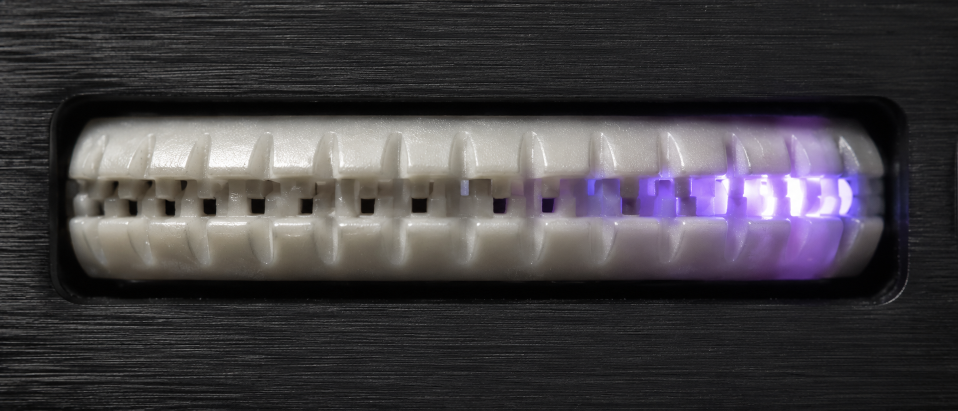
#> input picture juce-shell/tools/thumbwheel/reference_bone_wheel.png, 1916 x 821 px (shown at 1/2 size)
$ python -i bake_thumbwheel_bar_shadow.py   (imports and definitions only)
#> lines starting #> are read from the running program, lines starting #| are printed output that depends on the picture
#!/usr/bin/env python3
"""Bake bar-shaped thumbwheel contact shadows into the DF2 panel asset.

This does not draw the thumbwheel body or glow. It only adds the faceplate
shadow that a shallow protruding horizontal thumbwheel bar would cast.
"""

from __future__ import annotations

import argparse
from pathlib import Path

from PIL import Image, ImageDraw, ImageFilter


PANEL_DEFAULT = Path(r"C:\Users\hooki\Downloads\ChatGPT Image May 30, 2026, 12_45_47 AM.png")
INSTALL_DEFAULT = Path(r"C:\Users\hooki\df2\juce-shell\assets\ui\df2_panel_shadow.png")

# Source-space well bounds used by PluginEditor.cpp.
WELLS = (
    (127.0, 694.0, 423.0, 101.0),
    (127.0, 871.0, 423.0, 101.0),
)


def thumbwheel_rect(well: tuple[float, float, float, float]) -> tuple[int, int, int, int]:
    x, y, w, h = well
    # PluginEditor draws a 149x40 runtime frame centered in the source-space well
    # after converting through the 360x560 editor coordinate system.
    wheel_w = 149.0 * (1024.0 / 360.0)
    wheel_h = 40.0 * (1591.0 / 560.0)
    wheel_x = x + (w - wheel_w) * 0.5
    wheel_y = y + (h - wheel_h) * 0.5
    return (
        round(wheel_x),
        round(wheel_y),
        round(wheel_x + wheel_w),
        round(wheel_y + wheel_h),
    )


def add_shadow(canvas: Image.Image, rect: tuple[int, int, int, int]) -> None:
    x1, y1, x2, y2 = rect
    w = x2 - x1
    bite_w = max(1, w - 28)
    bite = Image.new("RGBA", (bite_w + 34, 22), (0, 0, 0, 0))
    bite_mask = Image.new("L", bite.size, 0)
    bd = ImageDraw.Draw(bite_mask)
    bd.rounded_rectangle((17, 4, 17 + bite_w - 1, 10), radius=5, fill=92)
    bite_mask = bite_mask.filter(ImageFilter.GaussianBlur(2))
    bite.putalpha(bite_mask)
    canvas.alpha_composite(bite, (x1 + (w - bite_w) // 2 - 17, y2 - 4))

    falloff_w = max(1, w - 52)
    falloff_h = 24
    falloff = Image.new("RGBA", (falloff_w + 60, falloff_h + 30), (0, 0, 0, 0))
    falloff_mask = Image.new("L", falloff.size, 0)
    fd = ImageDraw.Draw(falloff_mask)

    # Hand-painted half oval. Its top sits under the wheel, then dies quickly
    # so the faceplate keeps the X3 "resting on metal" read.
    fd.ellipse((30, -10, 30 + falloff_w, -10 + falloff_h), fill=118)
    fd.rectangle((0, 0, falloff.size[0], 2), fill=0)

    # Soften the sides more than the contact edge.
    falloff_mask = falloff_mask.filter(ImageFilter.GaussianBlur(4))
    falloff.putalpha(falloff_mask)
    canvas.alpha_composite(falloff, (x1 + (w - falloff_w) // 2 - 30, y2 - 1))


def bake(panel_path: Path, out_path: Path) -> None:
#> called with panel_path = 'reference_bone_wheel.png', out_path = 'out.png'
    canvas = Image.open(panel_path).convert("RGBA")
#> canvas is the input picture: PIL image 1916x821 RGBA; mean R, G, B, A 66.2, 62.8, 66.5, 255
    for well in WELLS:
        add_shadow(canvas, thumbwheel_rect(well))
#> this loop made 2 passes
#> pass 1, in add_shadow, `bite_mask = bite_mask.filter(ImageFilter.GaussianBlur(2))`:
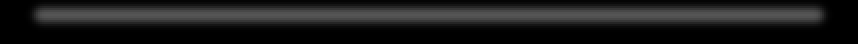
#> bite_mask: PIL image 429x22 L (shown 2 times larger); min 0, max 85, mean 26.8

#> (the run stopped early here; a loop or call above may not have finished)
